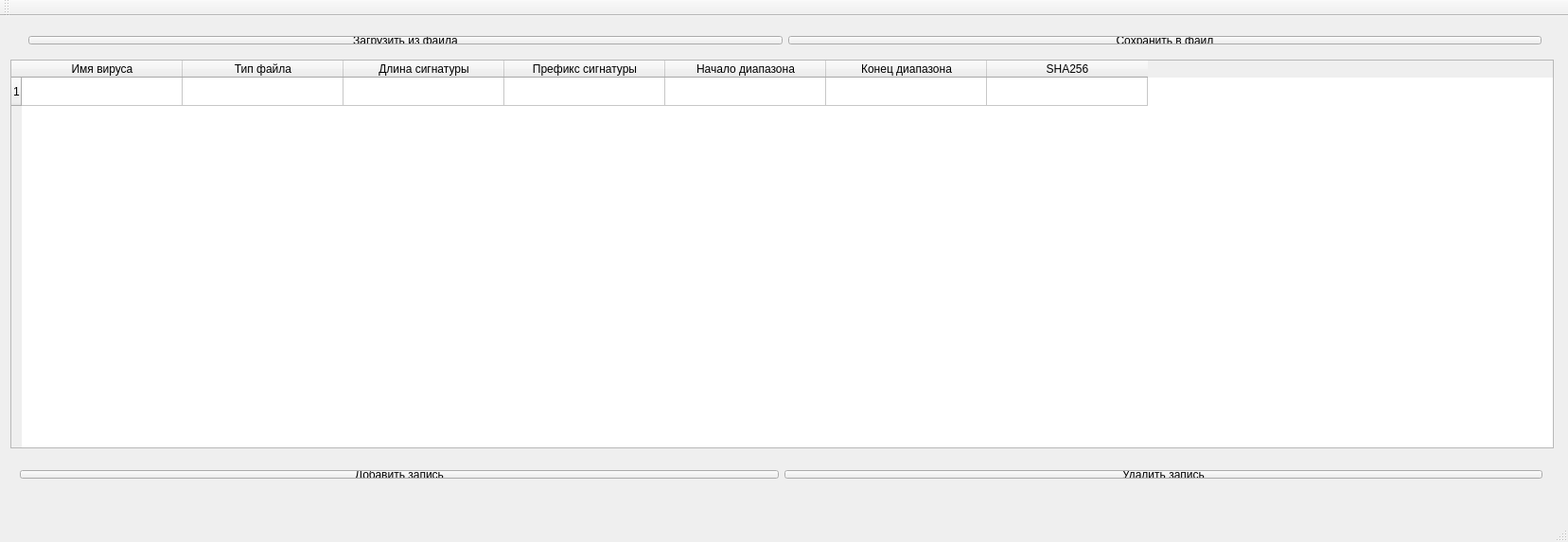
<?xml version="1.0" encoding="UTF-8"?>
<ui version="4.0">
 <class>BaseEditorClass</class>
 <widget class="QMainWindow" name="BaseEditorClass">
  <property name="geometry">
   <rect>
    <x>0</x>
    <y>0</y>
    <width>1657</width>
    <height>573</height>
   </rect>
  </property>
  <property name="baseSize">
   <size>
    <width>0</width>
    <height>0</height>
   </size>
  </property>
  <property name="windowTitle">
   <string>BaseEditor</string>
  </property>
  <widget class="QWidget" name="centralWidget">
   <widget class="QTableWidget" name="tableWidget">
    <property name="geometry">
     <rect>
      <x>11</x>
      <y>46</y>
      <width>1631</width>
      <height>411</height>
     </rect>
    </property>
    <property name="sizeIncrement">
     <size>
      <width>0</width>
      <height>0</height>
     </size>
    </property>
    <property name="sizeAdjustPolicy">
     <enum>QAbstractScrollArea::AdjustIgnored</enum>
    </property>
    <property name="rowCount">
     <number>1</number>
    </property>
    <attribute name="horizontalHeaderDefaultSectionSize">
     <number>170</number>
    </attribute>
    <row/>
    <column>
     <property name="text">
      <string>Имя вируса</string>
     </property>
     <property name="textAlignment">
      <set>AlignCenter</set>
     </property>
    </column>
    <column>
     <property name="text">
      <string>Тип файла</string>
     </property>
     <property name="textAlignment">
      <set>AlignCenter</set>
     </property>
    </column>
    <column>
     <property name="text">
      <string>Длина сигнатуры</string>
     </property>
     <property name="textAlignment">
      <set>AlignCenter</set>
     </property>
    </column>
    <column>
     <property name="text">
      <string>Префикс сигнатуры</string>
     </property>
     <property name="textAlignment">
      <set>AlignCenter</set>
     </property>
    </column>
    <column>
     <property name="text">
      <string>Начало диапазона</string>
     </property>
     <property name="textAlignment">
      <set>AlignCenter</set>
     </property>
    </column>
    <column>
     <property name="text">
      <string>Конец диапазона</string>
     </property>
     <property name="textAlignment">
      <set>AlignCenter</set>
     </property>
    </column>
    <column>
     <property name="text">
      <string>SHA256</string>
     </property>
     <property name="textAlignment">
      <set>AlignCenter</set>
     </property>
    </column>
    <item row="0" column="0">
     <property name="text">
      <string/>
     </property>
     <property name="textAlignment">
      <set>AlignLeading|AlignVCenter</set>
     </property>
    </item>
    <item row="0" column="1">
     <property name="text">
      <string/>
     </property>
     <property name="textAlignment">
      <set>AlignLeading|AlignVCenter</set>
     </property>
    </item>
   </widget>
   <widget class="QWidget" name="horizontalLayoutWidget">
    <property name="geometry">
     <rect>
      <x>10</x>
      <y>469</y>
      <width>1631</width>
      <height>31</height>
     </rect>
    </property>
    <layout class="QHBoxLayout" name="horizontalLayout_3">
     <item>
      <widget class="QPushButton" name="addButton">
       <property name="text">
        <string>Добавить запись</string>
       </property>
      </widget>
     </item>
     <item>
      <widget class="QPushButton" name="deleteButton">
       <property name="text">
        <string>Удалить запись</string>
       </property>
      </widget>
     </item>
    </layout>
   </widget>
   <widget class="QWidget" name="horizontalLayoutWidget_2">
    <property name="geometry">
     <rect>
      <x>19</x>
      <y>10</y>
      <width>1621</width>
      <height>31</height>
     </rect>
    </property>
    <layout class="QHBoxLayout" name="horizontalLayout_4">
     <item>
      <widget class="QPushButton" name="readButton">
       <property name="text">
        <string>Загрузить из файла</string>
       </property>
      </widget>
     </item>
     <item>
      <widget class="QPushButton" name="writeButton">
       <property name="text">
        <string>Сохранить в файл</string>
       </property>
      </widget>
     </item>
    </layout>
   </widget>
  </widget>
  <widget class="QMenuBar" name="menuBar">
   <property name="geometry">
    <rect>
     <x>0</x>
     <y>0</y>
     <width>1657</width>
     <height>26</height>
    </rect>
   </property>
  </widget>
  <widget class="QToolBar" name="mainToolBar">
   <attribute name="toolBarArea">
    <enum>TopToolBarArea</enum>
   </attribute>
   <attribute name="toolBarBreak">
    <bool>false</bool>
   </attribute>
  </widget>
  <widget class="QStatusBar" name="statusBar"/>
 </widget>
 <layoutdefault spacing="6" margin="11"/>
 <resources>
  <include location="BaseEditor.qrc"/>
 </resources>
 <connections/>
</ui>
